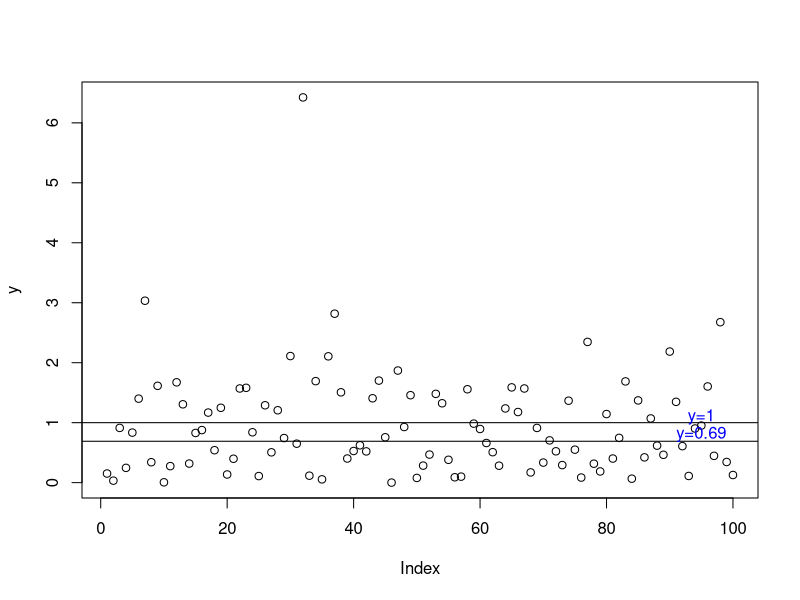
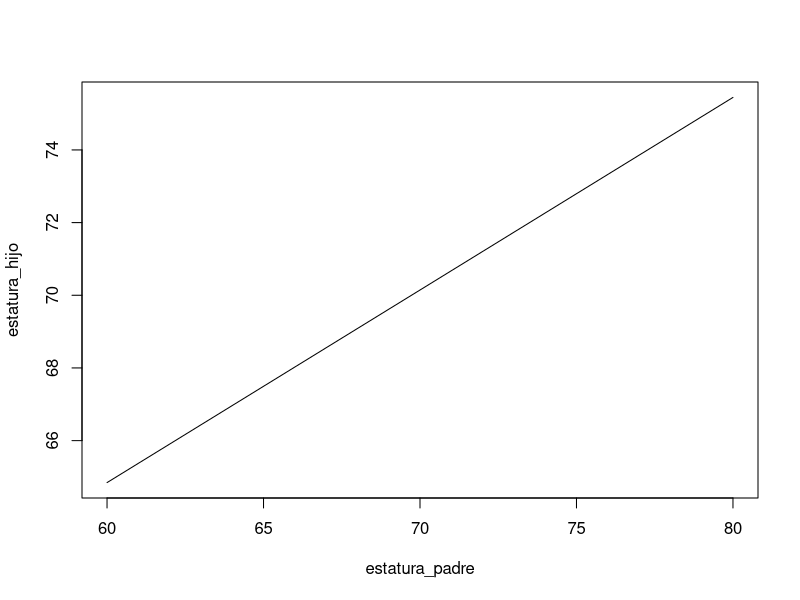

Generate these figures, in order, with R:
# Hallar la mediana usando R
qexp(0.5, 1)

round(qexp(0.5, 1), 2)


#Grafiquito
y <- rexp(100,1)
plot(y)
abline(h=1)
abline(h=0.69)
text(95, 1.1, "y=1", col="blue")
text(95, 0.8, "y=0.69", col="blue")

# ITF
mediana <- qgamma(0.5, shape = 1.33, rate=1/30901)
mediana

media <- 1.33*30901
media

# Predecir estatura
predecir_estatura <- function(estatura_padre){
  0.53*estatura_padre + 33.045
}

estatura_padre <- seq(60,80)
plot(estatura_padre, predecir_estatura(estatura_padre), type="l", xlab = "estatura_padre", ylab="estatura_hijo")